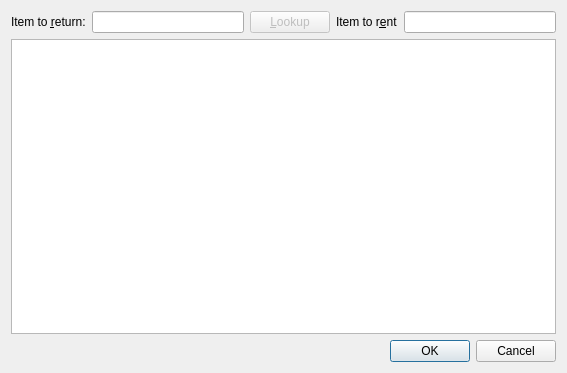
<?xml version="1.0" encoding="UTF-8"?>
<ui version="4.0">
 <class>SwapDialog</class>
 <widget class="QDialog" name="SwapDialog">
  <property name="geometry">
   <rect>
    <x>0</x>
    <y>0</y>
    <width>567</width>
    <height>373</height>
   </rect>
  </property>
  <property name="windowTitle">
   <string>Swap items</string>
  </property>
  <layout class="QGridLayout" name="gridLayout">
   <item row="0" column="0">
    <widget class="QLabel" name="label">
     <property name="text">
      <string>Item to &amp;return:</string>
     </property>
     <property name="buddy">
      <cstring>input_returnItem_lineEdit</cstring>
     </property>
    </widget>
   </item>
   <item row="0" column="1">
    <widget class="QLineEdit" name="input_returnItem_lineEdit"/>
   </item>
   <item row="0" column="2">
    <widget class="QPushButton" name="input_lookup_pushButton">
     <property name="enabled">
      <bool>false</bool>
     </property>
     <property name="text">
      <string>&amp;Lookup</string>
     </property>
    </widget>
   </item>
   <item row="0" column="3">
    <widget class="QLabel" name="label_2">
     <property name="text">
      <string>Item to r&amp;ent</string>
     </property>
     <property name="buddy">
      <cstring>input_rentItem_lineEdit</cstring>
     </property>
    </widget>
   </item>
   <item row="0" column="4">
    <widget class="QLineEdit" name="input_rentItem_lineEdit"/>
   </item>
   <item row="1" column="0" colspan="5">
    <widget class="QTextBrowser" name="output_contract_textBrowser"/>
   </item>
   <item row="2" column="2" colspan="3">
    <widget class="QDialogButtonBox" name="buttonBox">
     <property name="orientation">
      <enum>Qt::Horizontal</enum>
     </property>
     <property name="standardButtons">
      <set>QDialogButtonBox::Cancel|QDialogButtonBox::Ok</set>
     </property>
    </widget>
   </item>
  </layout>
 </widget>
 <tabstops>
  <tabstop>input_returnItem_lineEdit</tabstop>
  <tabstop>input_lookup_pushButton</tabstop>
  <tabstop>input_rentItem_lineEdit</tabstop>
  <tabstop>buttonBox</tabstop>
  <tabstop>output_contract_textBrowser</tabstop>
 </tabstops>
 <resources/>
 <connections>
  <connection>
   <sender>buttonBox</sender>
   <signal>accepted()</signal>
   <receiver>SwapDialog</receiver>
   <slot>accept()</slot>
   <hints>
    <hint type="sourcelabel">
     <x>248</x>
     <y>254</y>
    </hint>
    <hint type="destinationlabel">
     <x>157</x>
     <y>274</y>
    </hint>
   </hints>
  </connection>
  <connection>
   <sender>buttonBox</sender>
   <signal>rejected()</signal>
   <receiver>SwapDialog</receiver>
   <slot>reject()</slot>
   <hints>
    <hint type="sourcelabel">
     <x>316</x>
     <y>260</y>
    </hint>
    <hint type="destinationlabel">
     <x>286</x>
     <y>274</y>
    </hint>
   </hints>
  </connection>
 </connections>
</ui>
